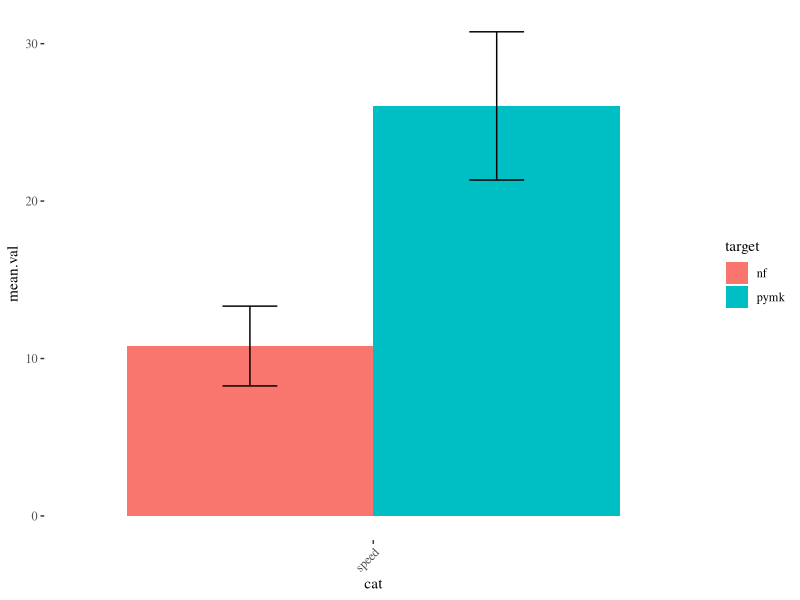
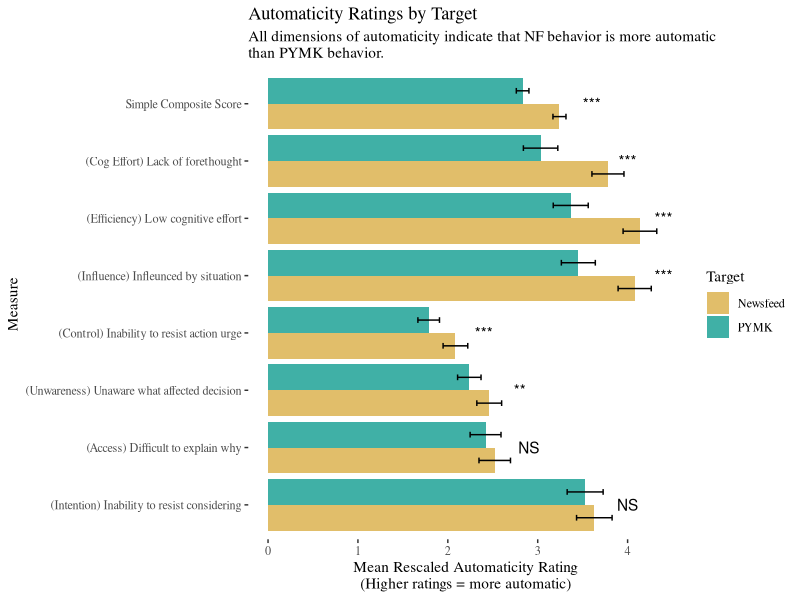
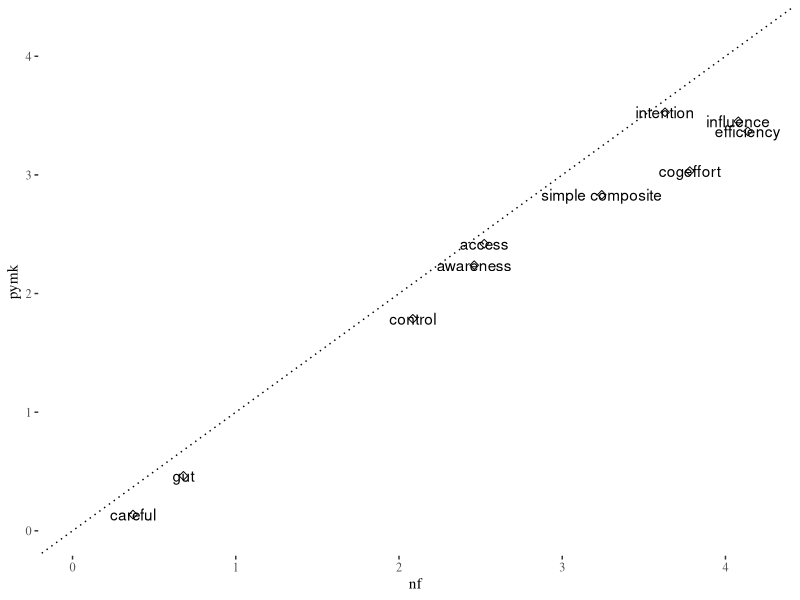
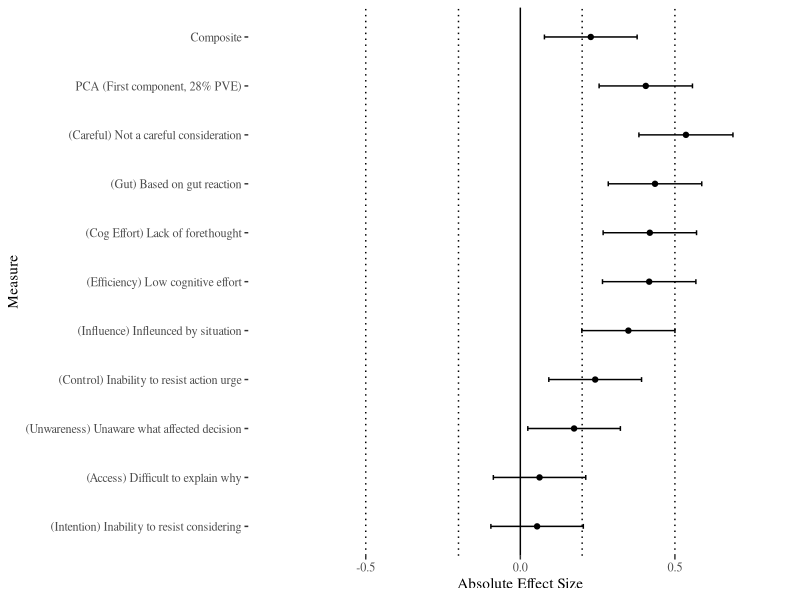
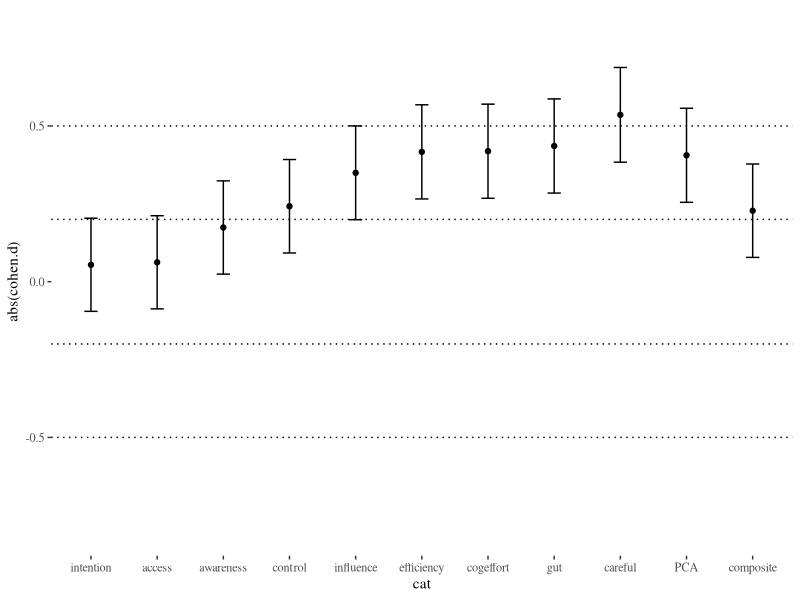
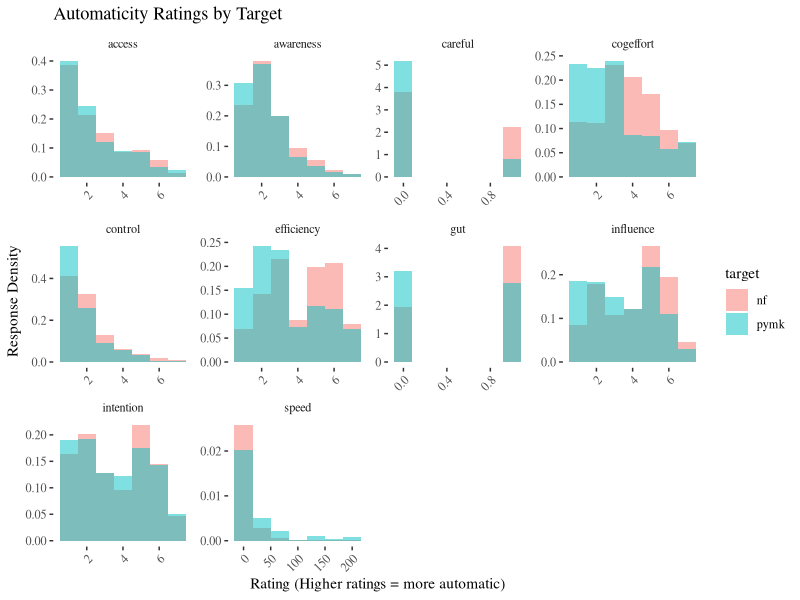
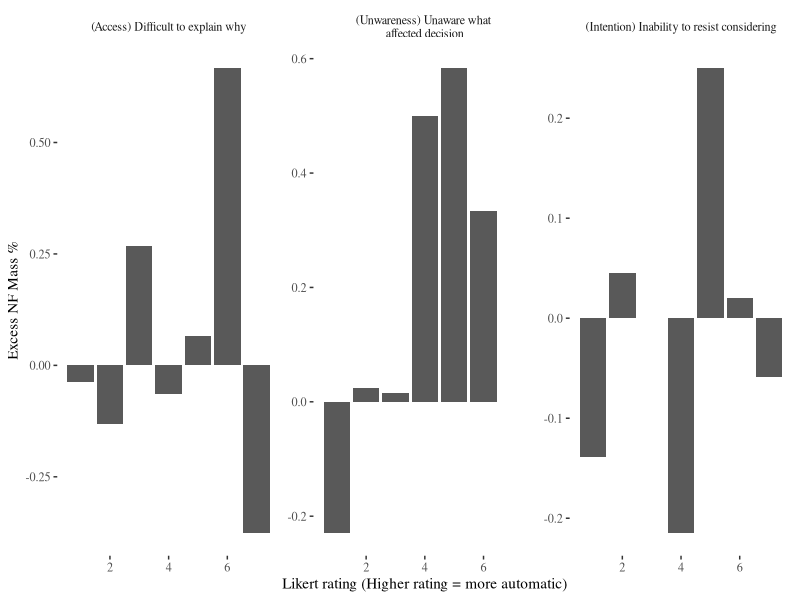
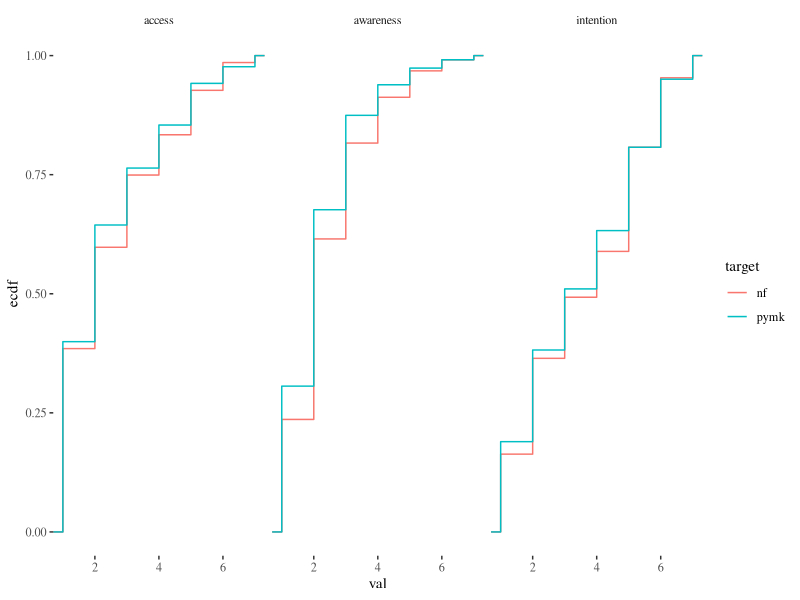

Reproduce these figures in R, in order.
## ---- chunk 1
knitr::opts_chunk$set(echo = F)
library(dplyr)
library(tidyr)
library(ggplot2)
library(ggthemes)
theme_set(theme_tufte())
options(ggplot2.continuous.colour="plasma")
options(ggplot2.continuous.fill = "plasma")

knitr::opts_knit$set(root.dir = '/Users/diagdavenport/Desktop/Synced Research/Ludwig/FB/Lockdown')

colors <- c("#E1BE6A", "#40B0A6")

## ---- chunk 2
 
exim.raw <- read.csv('Data/Experimental Lab Data/Automaticity/ExIm data.csv')

## ---- chunk 3
 
exim.raw$access_pymk <- ifelse(exim.raw$condition1 == "pymk", exim.raw$access1, exim.raw$access2)
exim.raw$access_nf <- ifelse(exim.raw$condition1 == "like", exim.raw$access1, exim.raw$access2)

exim.raw$cogeffort_pymk <- ifelse(exim.raw$condition1 == "pymk", exim.raw$cog_effort1, exim.raw$cog_effort2)
exim.raw$cogeffort_nf <- ifelse(exim.raw$condition1 == "like", exim.raw$cog_effort1, exim.raw$cog_effort2)

exim.raw$influence_pymk <- ifelse(exim.raw$condition1 == "pymk", exim.raw$influence1, exim.raw$influence2)
exim.raw$influence_nf <- ifelse(exim.raw$condition1 == "like", exim.raw$influence1, exim.raw$influence2)

exim.raw$gut_pymk <- ifelse(exim.raw$condition1 == "pymk", exim.raw$gut1, exim.raw$gut2)
exim.raw$gut_nf <- ifelse(exim.raw$condition1 == "like", exim.raw$gut1, exim.raw$gut2)

exim.raw$careful_pymk <- ifelse(exim.raw$condition1 == "pymk", exim.raw$careful1, exim.raw$careful2)
exim.raw$careful_nf <- ifelse(exim.raw$condition1 == "like", exim.raw$careful1, exim.raw$careful2)

exim.raw$awareness_pymk <- ifelse(exim.raw$condition1 == "pymk", exim.raw$awareness1, exim.raw$awareness2)
exim.raw$awareness_nf <- ifelse(exim.raw$condition1 == "like", exim.raw$awareness1, exim.raw$awareness2)

exim.raw$intention_pymk <- ifelse(exim.raw$condition1 == "pymk", exim.raw$intention1, exim.raw$intention2)
exim.raw$intention_nf <- ifelse(exim.raw$condition1 == "like", exim.raw$intention1, exim.raw$intention2)

exim.raw$control_pymk <- ifelse(exim.raw$condition1 == "pymk", exim.raw$controllability1, exim.raw$controllability2)
exim.raw$control_nf <- ifelse(exim.raw$condition1 == "like", exim.raw$controllability1, exim.raw$controllability2)

exim.raw$efficiency_pymk <- ifelse(exim.raw$condition1 == "pymk", exim.raw$efficiency1, exim.raw$efficiency2)
exim.raw$efficiency_nf <- ifelse(exim.raw$condition1 == "like", exim.raw$efficiency1, exim.raw$efficiency2)

exim.raw$speed_pymk <- ifelse(exim.raw$condition1 == "pymk", exim.raw$speed1, exim.raw$speed2)
exim.raw$speed_nf <- ifelse(exim.raw$condition1 == "like", exim.raw$speed1, exim.raw$speed2)


 higher.is.more.automatic <- c("access", "careful", "awareness", "control", "efficiency")
 
 higher.is.less.automatic <-c("cogeffort", "influence", "gut", "intention")

 for (root in higher.is.less.automatic) {
  exim.raw[[paste0(root, "_nf")]] <- max(exim.raw[[paste0(root, "_nf")]], na.rm = T) + 1 - exim.raw[[paste0(root, "_nf")]]
  exim.raw[[paste0(root, "_pymk")]] <- max(exim.raw[[paste0(root, "_pymk")]], na.rm = T) + 1 - exim.raw[[paste0(root, "_pymk")]]
 }
 
## ---- chunk 4

choice.long <- exim.raw %>% dplyr::select(c(ends_with("_nf"), ends_with("_pymk"))) %>% 
  pivot_longer(everything(),
   names_pattern = "(.*)_(.*)",
   names_to = c(".value", ".set"),
   values_to = "count"
 )

head(choice.long)

"new_?(.*)_(.)(.*)"

qs <- c("access",
        "cogeffort",
        "influence",
        "gut",
        "careful",
        "awareness",
        "intention",
        "control",
        "efficiency",
        "speed")

choice.long2 <- choice.long %>% 
  pivot_longer(cols = all_of(qs),
               names_to = "cat",
               values_to = "val") %>% dplyr::rename(target = ".set")


choice.long2$val <- ifelse(choice.long2$cat == "gut",
                 choice.long2$val - 1,
                 choice.long2$val)

choice.long2$val <- ifelse(choice.long2$cat == "careful",
                 choice.long2$val - 1,
                 choice.long2$val)

temp.l.dat <- choice.long2 %>% group_by(cat)  %>% dplyr::summarise(mean.val = mean(val, na.rm = T), sd = sd(val, na.rm = T), n= n()) 

l.dat <- choice.long2 %>% filter(cat == "speed") %>% group_by(cat, target)  %>% dplyr::summarise(mean.val = mean(val, na.rm = T), sd = sd(val, na.rm = T), n= n())

l.dat$ci <- (l.dat$sd/sqrt(l.dat$n))*1.96

 ggplot(l.dat, aes(x = cat, y = mean.val, fill = target)) +
  geom_col(position = "dodge") +
   geom_errorbar(aes(ymin=mean.val-ci, ymax=mean.val+ci),
                 width=.2,                    # Width of the error bars
                  position=position_dodge(.9))  + theme(axis.text.x = element_text(angle = 45, hjust = 1))
 
 dev.copy(jpeg,'Output/Graphs/Experiments/Automaticity/speed bar chart.jpg')
dev.off()

m.long <- merge(choice.long2, temp.l.dat, by = c("cat"))
m.long$z <- (m.long$val - m.long$mean.val)/m.long$sd
 
 label.df <- data.frame(cat = c("access",
                                "awareness",
                                "cogeffort", 
                                "control", 
                                "efficiency",
                                "influence", 
                                "intention",
                                "simple composite"),
                       mean.val = c(2.9, 2.8, 4, 2.4, 4.4, 4.4, 4, 3.6),
                       target = "nf")
 
automaticity.labels <- c(
                                "(Intention) Inability to resist considering",
                                "(Access) Difficult to explain why",
                                "(Unwareness) Unaware what affected decision", 
                                "(Control) Inability to resist action urge",
                                "(Influence) Infleunced by situation",  
                                "(Efficiency) Low cognitive effort", 
                                "(Cog Effort) Lack of forethought",
                                "Simple Composite Score")

automaticity.labels.full <- c(automaticity.labels[1:7],
                              "(Gut) Based on gut reaction",
                              "(Careful) Not a careful consideration",
                              "PCA (First component, 28% PVE)",
                              "Composite")

l.dat1 <- choice.long2 %>% filter(cat != "speed") %>% group_by(cat, target)  %>% dplyr::summarise(mean.val = mean(val, na.rm = T), sd = sd(val, na.rm = T), n= n()) 

l.dat1$ci <- (l.dat1$sd/sqrt(l.dat1$n))*1.96

l.dat2 <- choice.long2 %>% filter(cat != "speed" & cat != "gut" & cat != "careful") %>% group_by(target)  %>% dplyr::summarise(mean.val = mean(val, na.rm = T), sd = sd(val, na.rm = T), n= n()) 
l.dat2$cat <- "simple composite"
l.dat2$ci <- (l.dat2$sd/sqrt(l.dat2$n))*1.96

pca <- prcomp(choice.long[!is.na(choice.long$access),
                             c("access", "cogeffort", "influence", "awareness", "intention", "control", "efficiency")],
                 center = TRUE, scale. = TRUE)

pca.with.label <- cbind(choice.long[!is.na(choice.long$access), ".set"], pca$x)

l.dat3 <- pca.with.label %>% group_by(.set) %>% dplyr::summarise(mean.val = mean(PC1, na.rm = T), sd = sd(PC1, na.rm = T), n= n()) %>% mutate(target = .set)
l.dat3$cat <- "First Principal Component (28% PVE)"
l.dat3$ci <- (l.dat2$sd/sqrt(l.dat3$n))*1.96

l.dat <- rbind(as.data.frame(l.dat1), as.data.frame(l.dat2))

# sort the bars by effect size
l.dat$cat <- factor(l.dat$cat,levels = c("intention", "access", "awareness", "control", "influence", "efficiency", "cogeffort", "gut", "careful", "simple composite"))

 ggplot(l.dat %>% filter(cat != "careful" & cat != "gut"), aes(x = cat, y = mean.val, fill = target)) +
  geom_col(position = "dodge", aes(fill = target)) +
   geom_errorbar(aes(ymin=mean.val-ci, ymax=mean.val+ci),
                 width=.2,                    # Width of the error bars
                  position=position_dodge(.9)) + xlab("Measure")  +
   ylab("Mean Rescaled Automaticity Rating\n(Higher ratings = more automatic)") +
   labs(title = "Automaticity Ratings by Target",
        subtitle = "All dimensions of automaticity indicate that NF behavior is more automatic \nthan PYMK behavior.") +
   geom_text(data = label.df,
             label = c("NS", "**", "***", "***", "***", "***", "NS", "***"))  +
   scale_x_discrete(labels= automaticity.labels) + coord_flip() +
   scale_fill_manual(values=colors,
                       name="Target",
                       breaks=c("nf", "pymk"),
                       labels=c("Newsfeed", "PYMK"))
  
dev.copy(jpeg,'Output/Graphs/Experiments/Automaticity/composite score and components.jpg')
dev.off()
 
# pwr.t.test(d = .5, sig.level = .05, power = .8, type = c("paired"))

t <- l.dat %>% dplyr::select(cat, target, mean.val) %>% pivot_wider(names_from = target, values_from = mean.val)

ggplot(t, aes(x=nf, y=pymk, label = cat)) +
  geom_point(size=2, shape=23) + xlim(c(0,4.2)) + ylim(c(0,4.2)) + geom_text() + geom_abline(intercept = 0, slope = 1, linetype = "dotted")

dev.copy(jpeg,'Output/Graphs/Experiments/Automaticity/45 degree scatter.jpg')
dev.off()

cohen.data <- merge(t, temp.l.dat)

cohen.data$cohen.d <- with(cohen.data, (nf - pymk)/sd)

last.row <- data.frame(cat = "PCA",
                       "nf" = l.dat3[1,2],
                       "pymk" = l.dat3[2,2],
                       "mean.val" = 0,
                       sd = sd(pca.with.label$PC1),
                       n = 688,
                       cohen.d = abs(l.dat3[1,2] - l.dat3[2,2])/sd(pca.with.label$PC1))
colnames(last.row) <- names(cohen.data)

cohen.data <- rbind(cohen.data, last.row)


all.vals <- choice.long2 %>% filter(cat != "speed" & cat != "gut" & cat != "careful")

last.row <- data.frame(cat = "composite",
                       "nf" = mean(all.vals[all.vals$target == "nf",]$val, na.rm = T),
                       "pymk" = mean(all.vals[all.vals$target == "pymk",]$val, na.rm = T),
                       "mean.val" = NA,
                       sd = sd(all.vals$val, na.rm = T),
                       n = 688,
                       cohen.d = 777)
colnames(last.row) <- names(cohen.data)

cohen.data <- rbind(cohen.data, last.row)

cohen.data$cohen.d <- with(cohen.data, (nf - pymk)/sd)

cohen.data$var <- with(cohen.data, (n/(n/2)^2 + (cohen.d^2)/(2*n)))
  
cohen.data$ci <- with(cohen.data, sqrt(var)*1.96)
pd <- position_dodge(0.01)

 ggplot(cohen.data, aes(x = cat, y = abs(cohen.d))) +
   geom_errorbar(aes(ymin=abs(cohen.d)-ci, ymax=abs(cohen.d)+ci), colour="black", width=.1, position=pd) + ylim(c(-.8, .8)) +
  geom_point(position = "dodge") + geom_hline(yintercept = c(.2,.5,-.2, -.5), linetype = "dotted") + coord_flip() + geom_hline(yintercept = 0, linetype = "solid") + scale_x_discrete(labels= automaticity.labels.full) + ylab("Absolute Effect Size") + xlab("Measure")
 
 dev.copy(jpeg,'Output/Graphs/Experiments/Automaticity/standardized effect sizes.jpg')
dev.off()

  ggplot(cohen.data, aes(x = cat, y = abs(cohen.d))) +
  geom_point(position = "dodge") + geom_hline(yintercept = c(.2,.5,-.2, -.5), linetype = "dotted") + ylim(c(-.8, .8)) +
   geom_errorbar(aes(ymin=abs(cohen.d)-ci, ymax=abs(cohen.d)+ci), colour="black",
                 width=.2,                    # Width of the error bars
                  position=position_dodge(.9))
  


## ---- chunk 5

label_names <- list(
  'access'="(Access) Difficult to explain why",
  'awareness'="(Unwareness) Unaware what \naffected decision",
  'intention'="(Intention) Inability to resist considering"
)

fun_labeller <- function(variable,value){
  return(label_names[value])
}

dat <- m.long %>% group_by(val, target, cat) %>% dplyr::summarise(n= n()) %>%
  pivot_wider(names_from = target, values_from = n, values_fill = 0)

dat <- dat %>% group_by(cat) %>% 
       mutate(perNF=nf/sum(nf)) %>% 
       ungroup

dat <- dat %>% group_by(cat) %>% 
       mutate(perPYMK=pymk/sum(pymk)) %>% 
       ungroup

dat$excess <- (dat$perNF - dat$perPYMK)/dat$perPYMK

l.dat <- m.long %>% filter(cat != "speed") %>% group_by(cat, target)  %>% dplyr::summarise(mean.z = mean(z, na.rm = T), sd = sd(z, na.rm = T), n= n())

l.dat$ci <- (l.dat$sd/sqrt(l.dat$n))*1.96

 ggplot(choice.long2, aes(x = val, fill = target)) +
  geom_histogram(aes(y=..density..), bins=7, alpha=0.5, position="nudge") +
   theme(axis.text.x = element_text(angle = 45, hjust = 1)) + xlab("Measure") +
   ylab("Response Density") + xlab("Rating (Higher ratings = more automatic)") + labs(title = "Automaticity Ratings by Target") + facet_wrap(~ cat, scales = "free")
 
  dev.copy(jpeg,'Output/Graphs/Experiments/Automaticity/histogram for each measure.jpg')
dev.off()
 
 wrap.cats <- c("access",
                "awareness",
                "intention")
 
dat %>%  filter(cat %in% wrap.cats) %>% ggplot(aes(x = val, y = excess)) + geom_bar(stat = "identity") + ylab("Excess NF Mass %") +
  xlab("Likert rating (Higher rating = more automatic)") + facet_wrap(~ cat, scales = "free", labeller = fun_labeller)

 dev.copy(jpeg,'Output/Graphs/Experiments/Automaticity/excess mass.jpg')
dev.off()

choice.long2 %>%  filter(cat %in% wrap.cats) %>%
  ggplot(aes(x=val)) + stat_ecdf(aes(colour=target)) + facet_wrap(~ cat)

'%!in%' <- function(x,y)!('%in%'(x,y))

choice.long2 %>% filter(cat %!in% c("speed", "careful", "gut")) %>%
  ggplot(aes(x=val)) + stat_ecdf(aes(colour=target)) + facet_wrap(~ cat, scales = "free")

dev.copy(jpeg,'Output/Graphs/Experiments/Automaticity/cdf for each measure.jpg')
dev.off()

## ---- chunk 6


label_names <- list(
  'cogeffort'="(Cog Effort) \nLack of forethought",
  'control'="(Control) \nInability to resist action urge",
  'efficiency'="(Efficiency) \nLow cognitive effort",
  'influence'="(Influence) \nInfleunced by situation",
  'access' = "(Access) \nDifficult to explain why",
  'awareness' = "(Unwareness) \nUnaware what affected decision",
  'intention' = "(Intention) \nInability to resist considering"
)

fun_labeller <- function(variable,value){
  return(label_names[value])
}

dat <- m.long %>% group_by(cat) %>% 
       mutate(cat_median = median(val, na.rm = T)) %>% 
       ungroup

dat$above_median <- dat$val >= dat$cat_median

'%!in%' <- function(x,y)!('%in%'(x,y))

l.dat <- dat %>% filter(cat %!in% c("speed", "careful", "gut")) %>% 
  group_by(cat, target)  %>% 
  dplyr::summarise(percent.above = mean(above_median, na.rm = T), sd = sd(above_median, na.rm = T), n= n())

l.dat$ci <- (l.dat$sd/sqrt(l.dat$n))*1.96
pd <- position_dodge(0.1)

 ggplot(l.dat, aes(x = target, y = percent.above)) +
  geom_bar(stat="identity", position=pd) +
   geom_errorbar(aes(ymin=percent.above-ci, ymax=percent.above+ci), colour="black", width=.1, position=pd) +
   theme(axis.text.x = element_text(angle = 45, hjust = 1)) + xlab("Measure") +
   ylab("Percent of responses above median") + xlab("") + labs(title = "Median splits of automaticity Ratings by Target") + facet_wrap(~ cat, scales = "free", labeller = fun_labeller)
 
  dev.copy(jpeg,'Output/Graphs/Experiments/Automaticity/bar chart pct above median.jpg')
dev.off()
  
## ---- chunk 7

label_names <- list(
  'careful'="(Careful) Not a careful consideration",
  'gut'="(Gut) Based on gut reaction"
)

fun_labeller <- function(variable,value){
  return(label_names[value])
}

l.dat <- m.long %>% filter(cat %in% c("careful", "gut")) %>% 
  group_by(cat, target)  %>% 
  dplyr::summarise(mean = mean(val, na.rm = T), sd = sd(val, na.rm = T), n= n())

l.dat$ci <- (l.dat$sd/sqrt(l.dat$n))*1.96
pd <- position_dodge(0.1)

l.dat$target <- with(l.dat, ifelse(target == "nf", "Newsfeed", "PYMK"))

 ggplot(l.dat, aes(x = target, y = mean, fill = target)) +
  geom_bar(stat="identity", position=pd) +
   geom_errorbar(aes(ymin=mean-ci, ymax=mean+ci), colour="black", width=.1, position=pd) +
   theme(axis.text.x = element_text(angle = 45, hjust = 1)) + xlab("Measure") +
   ylab("Percent giving more automatic answer") + xlab("") + labs(title = "Rate of Affirming Automaticity by Target") + facet_wrap(~ cat, scales = "free", labeller = fun_labeller) +
   scale_fill_manual(values=colors)
 
  dev.copy(jpeg,'Output/Graphs/Experiments/Automaticity/bar chart binary measures.jpg')
dev.off()

## ---- chunk 8

m.long %>% filter(cat == "speed") %>%
  ggplot(aes(x = val, fill = target)) +
  geom_histogram(aes(fill = target, y = ..density..), position = "dodge") +
  labs(title = "Histogram of reported time to decide")

 dev.copy(jpeg,'Output/Graphs/Experiments/Automaticity/speed histogram.jpg')
dev.off()

m.long %>% filter(cat == "speed") %>%
  mutate(Seconds = ifelse(val > 60, 60, val)) %>% 
  ggplot(aes(x = Seconds, fill = target)) +
  geom_histogram(aes(fill = target, y = ..density..), position = "dodge") + labs(title = "Histogram of reported time to decide",
                                                                subtitle = "bin over 60")

 dev.copy(jpeg,'Output/Graphs/Experiments/Automaticity/speed histogram - bin over 60.jpg')
dev.off()

m.long %>% filter(cat == "speed") %>%
  mutate(Seconds = ifelse(val > 30, 30, val)) %>% 
  ggplot(aes(x = Seconds, fill = target)) +
  geom_histogram(aes(fill = target, y = ..density..), position = "dodge") + labs(title = "Histogram of reported time to decide",
                                                                subtitle = "bin over 30")

 dev.copy(jpeg,'Output/Graphs/Experiments/Automaticity/speed histogram - bin over 30.jpg')
dev.off()

m.long %>% filter(cat == "speed") %>% 
  mutate(Seconds = ifelse(val > 60, 60, val)) %>%
ggplot(aes(x=Seconds)) + stat_ecdf(aes(colour=target)) +
   scale_color_manual(values=colors) + ylab("Cumulative Density")

dev.copy(jpeg,'Output/Graphs/Experiments/Automaticity/speed cdf - bin over 60.jpg')
dev.off()
